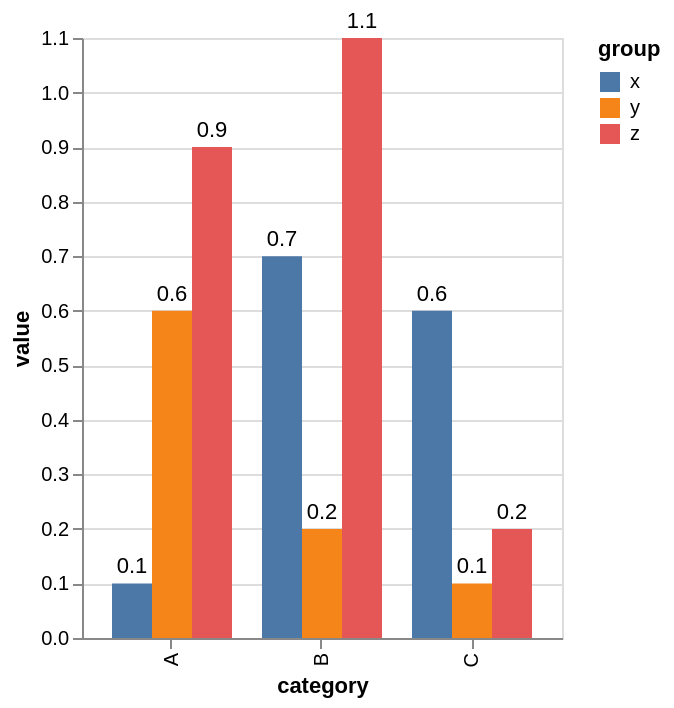

Write the Vega-Lite specification saved for this chart.
### Vega-Lite specification from a JSON file in a GitHub repository (floating-point values rounded to 4 significant figures)
{"$schema": "https://vega.github.io/schema/vega-lite/v5.json", "data": {"values": [{"category": "A", "group": "x", "value": 0.1}, {"category": "A", "group": "y", "value": 0.6}, {"category": "A", "group": "z", "value": 0.9}, {"category": "B", "group": "x", "value": 0.7}, {"category": "B", "group": "y", "value": 0.2}, {"category": "B", "group": "z", "value": 1.1}, {"category": "C", "group": "x", "value": 0.6}, {"category": "C", "group": "y", "value": 0.1}, {"category": "C", "group": "z", "value": 0.2}]}, "transform": [{"calculate": "datum.value/2", "as": "half"}], "encoding": {"x": {"field": "category"}, "xOffset": {"field": "group"}, "y": {"field": "value", "type": "quantitative"}}, "layer": [{"mark": {"type": "bar"}, "encoding": {"color": {"field": "group"}}}, {"mark": {"type": "text", "color": "black", "dy": -8}, "encoding": {"text": {"field": "value", "type": "quantitative"}}}]}
